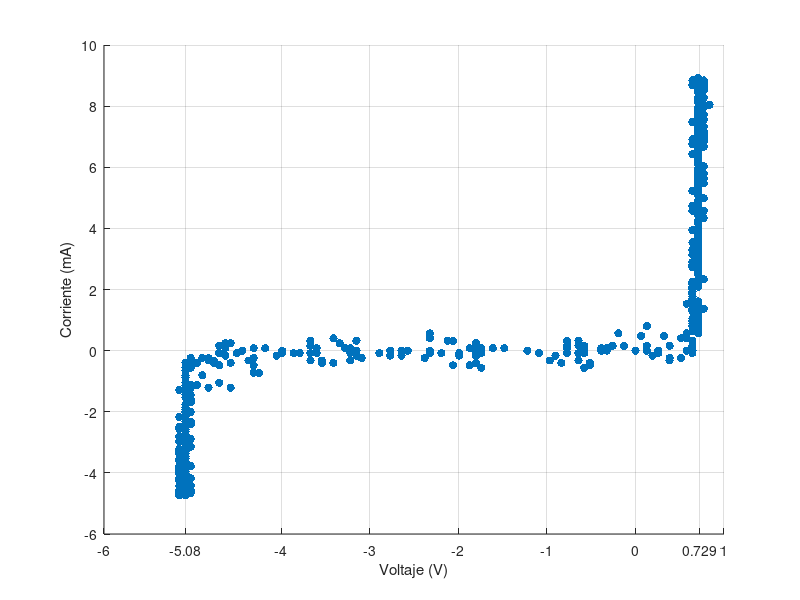

Here is the MATLAB script that generated this plot:
x=[-5.08E+00
-5.08E+00
-5.08E+00
-5.08E+00
-5.15E+00
-5.15E+00
-5.08E+00
-5.08E+00
-5.15E+00
-5.08E+00
-5.15E+00
-5.08E+00
-5.08E+00
-5.15E+00
-5.02E+00
-5.08E+00
-5.08E+00
-5.08E+00
-5.08E+00
-5.08E+00
-5.08E+00
-5.08E+00
-5.15E+00
-5.08E+00
-5.15E+00
-5.02E+00
-5.08E+00
-5.15E+00
-5.15E+00
-5.08E+00
-5.08E+00
-5.02E+00
-5.08E+00
-5.08E+00
-5.08E+00
-5.08E+00
-5.15E+00
-5.08E+00
-5.08E+00
-5.08E+00
-5.02E+00
-5.15E+00
-5.02E+00
-5.02E+00
-5.08E+00
-5.08E+00
-5.08E+00
-5.08E+00
-5.08E+00
-5.08E+00
-5.08E+00
-5.08E+00
-5.08E+00
-5.08E+00
-5.08E+00
-5.15E+00
-5.15E+00
-5.15E+00
-5.15E+00
-5.08E+00
-5.08E+00
-5.08E+00
-5.08E+00
-5.08E+00
-5.15E+00
-5.08E+00
-5.08E+00
-5.08E+00
-5.08E+00
-5.08E+00
-5.08E+00
-5.08E+00
-5.02E+00
-5.08E+00
-5.15E+00
-5.08E+00
-5.08E+00
-5.08E+00
-5.08E+00
-5.08E+00
-5.08E+00
-5.08E+00
-5.15E+00
-5.08E+00
-5.02E+00
-5.08E+00
-5.02E+00
-5.08E+00
-5.08E+00
-5.08E+00
-5.08E+00
-5.02E+00
-5.08E+00
-5.08E+00
-5.02E+00
-5.08E+00
-5.15E+00
-5.02E+00
-5.02E+00
-5.08E+00
-4.95E+00
-4.82E+00
-4.57E+00
-4.70E+00
-4.89E+00
-5.02E+00
-5.02E+00
-5.08E+00
-5.08E+00
-5.02E+00
-4.89E+00
-4.76E+00
-4.70E+00
-4.31E+00
-4.25E+00
-4.31E+00
-4.31E+00
-4.37E+00
-4.31E+00
-4.50E+00
-4.44E+00
-4.44E+00
-4.18E+00
-3.99E+00
-3.99E+00
-3.79E+00
-3.86E+00
-3.67E+00
-3.54E+00
-3.41E+00
-3.22E+00
-3.09E+00
-3.15E+00
-3.22E+00
-3.22E+00
-3.34E+00
-3.41E+00
-3.15E+00
-3.15E+00
-2.77E+00
-2.38E+00
-2.06E+00
-1.87E+00
-1.74E+00
-1.80E+00
-1.99E+00
-2.12E+00
-2.32E+00
-2.32E+00
-2.06E+00
-1.80E+00
-1.74E+00
-1.22E+00
-9.65E-01
-8.36E-01
-6.43E-01
-9.01E-01
-6.43E-01
-7.72E-01
-5.79E-01
-6.43E-01
-5.79E-01
-3.86E-01
-3.22E-01
-3.86E-01
-3.22E-01
-2.57E-01
-1.29E-01
1.29E-01
2.57E-01
5.79E-01
5.15E-01
6.43E-01
6.43E-01
6.43E-01
6.43E-01
6.43E-01
5.79E-01
7.08E-01
6.43E-01
6.43E-01
7.08E-01
7.08E-01
6.43E-01
7.08E-01
7.08E-01
6.43E-01
7.08E-01
6.43E-01
7.72E-01
6.43E-01
5.79E-01
7.08E-01
6.43E-01
6.43E-01
6.43E-01
7.08E-01
6.43E-01
6.43E-01
7.08E-01
7.72E-01
7.08E-01
7.08E-01
7.08E-01
7.08E-01
6.43E-01
7.08E-01
7.08E-01
7.08E-01
7.08E-01
7.08E-01
7.08E-01
7.08E-01
6.43E-01
7.08E-01
7.08E-01
7.08E-01
7.08E-01
6.43E-01
7.08E-01
7.08E-01
7.08E-01
7.08E-01
7.72E-01
7.08E-01
7.08E-01
7.08E-01
7.08E-01
7.08E-01
7.08E-01
7.08E-01
7.08E-01
7.08E-01
7.72E-01
7.08E-01
7.08E-01
7.08E-01
7.08E-01
7.72E-01
7.08E-01
7.72E-01
7.08E-01
7.72E-01
7.08E-01
7.08E-01
7.08E-01
7.72E-01
7.08E-01
7.08E-01
7.08E-01
6.43E-01
6.43E-01
7.08E-01
7.08E-01
7.08E-01
7.72E-01
7.08E-01
7.72E-01
7.08E-01
7.72E-01
6.43E-01
7.72E-01
7.08E-01
7.08E-01
7.72E-01
7.08E-01
7.08E-01
7.08E-01
7.08E-01
7.08E-01
7.08E-01
6.43E-01
7.08E-01
7.08E-01
7.72E-01
7.08E-01
7.08E-01
7.72E-01
7.08E-01
7.08E-01
7.08E-01
7.08E-01
8.36E-01
7.72E-01
7.72E-01
7.08E-01
7.08E-01
7.08E-01
7.08E-01
7.08E-01
7.08E-01
7.08E-01
7.72E-01
7.08E-01
7.08E-01
7.08E-01
7.08E-01
7.08E-01
7.08E-01
7.08E-01
7.08E-01
7.08E-01
7.72E-01
7.08E-01
7.72E-01
7.72E-01
7.08E-01
7.08E-01
7.08E-01
7.08E-01
7.72E-01
7.08E-01
7.08E-01
7.08E-01
7.08E-01
7.08E-01
7.08E-01
7.08E-01
6.43E-01
7.08E-01
7.08E-01
7.08E-01
7.08E-01
7.08E-01
7.08E-01
7.08E-01
7.08E-01
7.72E-01
7.08E-01
7.08E-01
7.72E-01
7.08E-01
7.08E-01
7.08E-01
7.08E-01
7.08E-01
6.43E-01
7.08E-01
7.08E-01
7.08E-01
7.08E-01
7.08E-01
7.08E-01
7.72E-01
7.08E-01
7.08E-01
7.08E-01
7.08E-01
7.08E-01
7.08E-01
6.43E-01
7.72E-01
7.08E-01
7.08E-01
7.08E-01
7.08E-01
7.72E-01
7.08E-01
7.08E-01
7.08E-01
7.08E-01
7.08E-01
7.08E-01
7.72E-01
7.72E-01
7.08E-01
7.08E-01
7.08E-01
7.08E-01
7.08E-01
7.72E-01
7.08E-01
7.08E-01
7.08E-01
7.08E-01
7.72E-01
7.72E-01
7.08E-01
7.08E-01
7.08E-01
7.08E-01
7.08E-01
7.08E-01
7.08E-01
7.08E-01
7.72E-01
7.08E-01
7.08E-01
7.08E-01
7.08E-01
7.08E-01
7.08E-01
7.72E-01
7.72E-01
7.08E-01
7.08E-01
6.43E-01
7.08E-01
7.08E-01
7.08E-01
7.08E-01
7.08E-01
7.08E-01
7.08E-01
7.08E-01
7.08E-01
7.08E-01
7.08E-01
7.08E-01
7.08E-01
7.08E-01
7.08E-01
7.08E-01
7.72E-01
7.08E-01
7.08E-01
7.08E-01
7.08E-01
7.08E-01
6.43E-01
7.08E-01
7.08E-01
7.08E-01
7.08E-01
7.08E-01
7.08E-01
6.43E-01
7.72E-01
6.43E-01
7.08E-01
7.08E-01
7.08E-01
7.08E-01
7.08E-01
7.08E-01
7.08E-01
6.43E-01
7.08E-01
7.08E-01
7.08E-01
7.08E-01
7.08E-01
7.08E-01
6.43E-01
7.08E-01
6.43E-01
7.08E-01
7.08E-01
7.08E-01
6.43E-01
7.08E-01
6.43E-01
7.08E-01
7.08E-01
7.08E-01
7.08E-01
6.43E-01
6.43E-01
6.43E-01
6.43E-01
6.43E-01
6.43E-01
6.43E-01
6.43E-01
6.43E-01
7.08E-01
6.43E-01
7.08E-01
6.43E-01
6.43E-01
6.43E-01
6.43E-01
7.08E-01
6.43E-01
6.43E-01
5.79E-01
5.15E-01
5.79E-01
3.22E-01
1.29E-01
-1.93E-01
6.43E-02
1.29E-01
3.86E-01
2.57E-01
3.86E-01
3.86E-01
1.93E-01
0.00E+00
-5.79E-01
-6.43E-01
-6.43E-01
-7.72E-01
-7.72E-01
-7.72E-01
-5.79E-01
-5.15E-01
-5.15E-01
-5.79E-01
-1.09E+00
-1.22E+00
-1.48E+00
-1.61E+00
-1.80E+00
-1.87E+00
-1.74E+00
-1.80E+00
-1.80E+00
-1.99E+00
-2.19E+00
-2.32E+00
-2.32E+00
-2.32E+00
-2.57E+00
-2.64E+00
-2.64E+00
-2.64E+00
-2.77E+00
-2.89E+00
-3.28E+00
-3.34E+00
-3.67E+00
-3.67E+00
-3.60E+00
-3.60E+00
-3.54E+00
-3.41E+00
-3.54E+00
-3.67E+00
-3.67E+00
-4.05E+00
-4.31E+00
-4.57E+00
-4.63E+00
-4.63E+00
-4.70E+00
-4.63E+00
-4.70E+00
-4.63E+00
-4.57E+00
-4.76E+00
-4.82E+00
-4.82E+00
-4.95E+00
-5.02E+00
-5.02E+00
-5.08E+00
-5.02E+00
-5.02E+00
-5.08E+00
-5.08E+00
-5.08E+00
-5.08E+00
-5.08E+00
-5.08E+00
-5.08E+00
-5.08E+00
-5.08E+00
-5.08E+00
-5.08E+00
-5.08E+00
-5.02E+00
-5.08E+00
-5.02E+00
-5.08E+00
-5.08E+00
-5.08E+00
-5.08E+00
-5.08E+00
-5.08E+00
-5.08E+00
-5.08E+00
-5.02E+00
-5.08E+00
-5.08E+00
-5.02E+00
-5.15E+00
-5.15E+00
-5.08E+00
-5.08E+00
-5.08E+00
-5.08E+00
-5.08E+00
-5.08E+00
-5.08E+00
-5.15E+00
-5.15E+00
-5.02E+00
-5.08E+00
-5.08E+00
-5.08E+00
-5.15E+00
-5.15E+00
-5.08E+00
-5.15E+00
-5.08E+00
-5.08E+00
-5.08E+00
-5.08E+00
-5.08E+00
-5.08E+00
-5.15E+00
-5.02E+00
-5.08E+00
-5.08E+00
-5.15E+00
-5.08E+00
-5.15E+00
-5.15E+00
-5.15E+00
-5.08E+00
-5.08E+00
-5.08E+00
-5.15E+00
-5.08E+00
-5.08E+00
-5.15E+00
-5.08E+00
-5.08E+00
-5.08E+00
-5.08E+00
-5.08E+00
-5.08E+00
-5.08E+00
-5.08E+00
-5.08E+00
-5.08E+00
-5.08E+00
-5.15E+00
-5.08E+00
-5.08E+00
-5.08E+00
-5.08E+00
-5.08E+00
-5.08E+00
-5.08E+00
-5.08E+00
-5.08E+00
-5.08E+00
-5.08E+00];
y=[-4.66E+00
-4.74E+00
-4.74E+00
-4.74E+00
-4.74E+00
-4.66E+00
-4.66E+00
-4.66E+00
-4.74E+00
-4.66E+00
-4.66E+00
-4.74E+00
-4.74E+00
-4.74E+00
-4.66E+00
-4.66E+00
-4.66E+00
-4.74E+00
-4.66E+00
-4.66E+00
-4.66E+00
-4.66E+00
-4.58E+00
-4.58E+00
-4.58E+00
-4.58E+00
-4.42E+00
-4.42E+00
-4.58E+00
-4.50E+00
-4.50E+00
-4.42E+00
-4.50E+00
-4.42E+00
-4.34E+00
-4.34E+00
-4.26E+00
-4.26E+00
-4.26E+00
-4.18E+00
-4.18E+00
-4.18E+00
-4.18E+00
-4.18E+00
-4.10E+00
-4.10E+00
-4.02E+00
-4.02E+00
-3.94E+00
-3.86E+00
-3.94E+00
-3.86E+00
-3.78E+00
-3.78E+00
-3.70E+00
-3.62E+00
-3.62E+00
-3.54E+00
-3.54E+00
-3.54E+00
-3.46E+00
-3.46E+00
-3.38E+00
-3.30E+00
-3.30E+00
-3.22E+00
-3.14E+00
-2.97E+00
-2.97E+00
-2.97E+00
-2.97E+00
-2.97E+00
-2.89E+00
-2.81E+00
-2.81E+00
-2.65E+00
-2.57E+00
-2.49E+00
-2.49E+00
-2.49E+00
-2.33E+00
-2.33E+00
-2.17E+00
-2.17E+00
-2.01E+00
-2.01E+00
-2.01E+00
-1.93E+00
-1.77E+00
-1.77E+00
-1.77E+00
-1.61E+00
-1.53E+00
-1.45E+00
-1.45E+00
-1.29E+00
-1.29E+00
-1.21E+00
-1.13E+00
-1.05E+00
-1.13E+00
-1.21E+00
-1.21E+00
-1.05E+00
-8.04E-01
-5.63E-01
-4.82E-01
-4.02E-01
-4.02E-01
-2.41E-01
-2.41E-01
-4.02E-01
-4.82E-01
-7.24E-01
-7.24E-01
-4.82E-01
-4.82E-01
-3.22E-01
-2.41E-01
-8.04E-02
0.00E+00
0.00E+00
8.04E-02
-8.04E-02
0.00E+00
-8.04E-02
-8.04E-02
-8.04E-02
-4.02E-01
-4.02E-01
-3.22E-01
-2.41E-01
-1.61E-01
-8.04E-02
8.04E-02
2.41E-01
4.02E-01
3.22E-01
0.00E+00
0.00E+00
-2.41E-01
-4.82E-01
-4.82E-01
-5.63E-01
-4.02E-01
-8.04E-02
3.22E-01
4.02E-01
5.63E-01
3.22E-01
2.41E-01
8.04E-02
0.00E+00
-3.22E-01
-4.02E-01
-3.22E-01
-1.61E-01
-8.04E-02
-8.04E-02
-8.04E-02
-8.04E-02
8.04E-02
8.04E-02
8.04E-02
0.00E+00
0.00E+00
1.61E-01
1.61E-01
0.00E+00
-8.04E-02
0.00E+00
-2.41E-01
-8.04E-02
-8.04E-02
0.00E+00
1.61E-01
3.22E-01
4.02E-01
5.63E-01
6.43E-01
6.43E-01
8.04E-01
7.24E-01
8.04E-01
8.84E-01
9.65E-01
1.05E+00
1.13E+00
1.29E+00
1.37E+00
1.53E+00
1.53E+00
1.61E+00
1.69E+00
1.93E+00
2.01E+00
2.09E+00
2.09E+00
2.25E+00
2.17E+00
2.33E+00
2.49E+00
2.57E+00
2.57E+00
2.73E+00
2.89E+00
2.89E+00
3.06E+00
3.14E+00
3.22E+00
3.30E+00
3.38E+00
3.38E+00
3.54E+00
3.54E+00
3.62E+00
3.86E+00
3.78E+00
3.94E+00
4.02E+00
4.18E+00
4.26E+00
4.42E+00
4.34E+00
4.42E+00
4.58E+00
4.66E+00
4.66E+00
4.74E+00
4.74E+00
4.82E+00
4.90E+00
5.07E+00
4.98E+00
5.23E+00
5.23E+00
5.39E+00
5.47E+00
5.47E+00
5.63E+00
5.63E+00
5.63E+00
5.79E+00
5.79E+00
5.87E+00
5.95E+00
6.03E+00
6.19E+00
6.19E+00
6.19E+00
6.43E+00
6.43E+00
6.35E+00
6.51E+00
6.59E+00
6.67E+00
6.59E+00
6.67E+00
6.75E+00
6.83E+00
6.91E+00
6.91E+00
7.08E+00
7.16E+00
7.16E+00
7.24E+00
7.32E+00
7.32E+00
7.32E+00
7.32E+00
7.40E+00
7.48E+00
7.56E+00
7.56E+00
7.56E+00
7.64E+00
7.72E+00
7.72E+00
7.80E+00
7.88E+00
7.96E+00
7.96E+00
8.04E+00
8.04E+00
7.96E+00
8.12E+00
8.12E+00
8.12E+00
8.12E+00
8.12E+00
8.20E+00
8.20E+00
8.28E+00
8.44E+00
8.44E+00
8.44E+00
8.52E+00
8.44E+00
8.52E+00
8.52E+00
8.44E+00
8.60E+00
8.52E+00
8.52E+00
8.60E+00
8.60E+00
8.68E+00
8.76E+00
8.76E+00
8.76E+00
8.76E+00
8.84E+00
8.68E+00
8.68E+00
8.76E+00
8.76E+00
8.76E+00
8.76E+00
8.68E+00
8.76E+00
8.84E+00
8.84E+00
8.92E+00
8.92E+00
8.92E+00
8.84E+00
8.92E+00
8.76E+00
8.84E+00
8.84E+00
8.84E+00
8.84E+00
8.84E+00
8.76E+00
8.92E+00
8.84E+00
8.84E+00
8.92E+00
8.84E+00
8.76E+00
8.68E+00
8.76E+00
8.76E+00
8.68E+00
8.60E+00
8.60E+00
8.68E+00
8.68E+00
8.60E+00
8.60E+00
8.68E+00
8.68E+00
8.52E+00
8.60E+00
8.52E+00
8.44E+00
8.52E+00
8.44E+00
8.44E+00
8.44E+00
8.44E+00
8.28E+00
8.28E+00
8.28E+00
8.28E+00
8.12E+00
8.12E+00
8.12E+00
8.12E+00
8.12E+00
8.04E+00
7.96E+00
7.96E+00
7.88E+00
7.80E+00
7.72E+00
7.72E+00
7.80E+00
7.72E+00
7.64E+00
7.64E+00
7.64E+00
7.56E+00
7.56E+00
7.48E+00
7.32E+00
7.24E+00
7.24E+00
7.24E+00
7.16E+00
7.08E+00
7.08E+00
7.08E+00
6.99E+00
6.99E+00
6.83E+00
6.75E+00
6.67E+00
6.67E+00
6.59E+00
6.51E+00
6.51E+00
6.43E+00
6.27E+00
6.27E+00
6.19E+00
6.11E+00
6.19E+00
5.95E+00
5.95E+00
5.95E+00
5.95E+00
5.71E+00
5.63E+00
5.55E+00
5.47E+00
5.39E+00
5.31E+00
5.23E+00
5.23E+00
5.15E+00
5.15E+00
5.07E+00
5.07E+00
4.90E+00
4.74E+00
4.74E+00
4.58E+00
4.58E+00
4.50E+00
4.42E+00
4.26E+00
4.18E+00
4.18E+00
4.02E+00
4.02E+00
3.94E+00
3.86E+00
3.70E+00
3.70E+00
3.54E+00
3.54E+00
3.46E+00
3.30E+00
3.30E+00
3.14E+00
3.06E+00
2.97E+00
2.89E+00
2.81E+00
2.73E+00
2.73E+00
2.57E+00
2.49E+00
2.33E+00
2.33E+00
2.17E+00
2.17E+00
1.93E+00
1.93E+00
1.77E+00
1.85E+00
1.61E+00
1.61E+00
1.45E+00
1.45E+00
1.37E+00
1.29E+00
9.65E-01
9.65E-01
8.84E-01
8.04E-01
8.04E-01
6.43E-01
6.43E-01
5.63E-01
4.02E-01
4.02E-01
4.82E-01
8.04E-01
5.63E-01
4.82E-01
1.61E-01
1.61E-01
0.00E+00
-2.41E-01
-3.22E-01
-1.61E-01
0.00E+00
1.61E-01
3.22E-01
1.61E-01
3.22E-01
8.04E-02
1.61E-01
-8.04E-02
-4.02E-01
-4.82E-01
-5.63E-01
-8.04E-02
0.00E+00
8.04E-02
8.04E-02
1.61E-01
8.04E-02
-8.04E-02
-1.61E-01
-8.04E-02
-1.61E-01
-8.04E-02
0.00E+00
-8.04E-02
-8.04E-02
0.00E+00
0.00E+00
-8.04E-02
-1.61E-01
-1.61E-01
-8.04E-02
8.04E-02
2.41E-01
1.61E-01
3.22E-01
8.04E-02
-8.04E-02
-3.22E-01
-4.02E-01
-3.22E-01
-3.22E-01
-3.22E-01
-1.61E-01
8.04E-02
2.41E-01
2.41E-01
8.04E-02
1.61E-01
1.61E-01
-8.04E-02
-1.61E-01
-4.02E-01
-3.22E-01
-3.22E-01
-2.41E-01
-4.02E-01
-3.22E-01
-3.22E-01
-4.02E-01
-4.82E-01
-5.63E-01
-5.63E-01
-6.43E-01
-8.04E-01
-8.04E-01
-8.84E-01
-1.05E+00
-1.21E+00
-1.13E+00
-1.29E+00
-1.37E+00
-1.45E+00
-1.53E+00
-1.45E+00
-1.53E+00
-1.69E+00
-1.77E+00
-1.77E+00
-1.85E+00
-1.93E+00
-2.09E+00
-2.09E+00
-2.17E+00
-2.25E+00
-2.33E+00
-2.25E+00
-2.33E+00
-2.41E+00
-2.49E+00
-2.57E+00
-2.49E+00
-2.65E+00
-2.73E+00
-2.81E+00
-2.89E+00
-2.97E+00
-2.97E+00
-2.97E+00
-3.22E+00
-3.14E+00
-3.22E+00
-3.14E+00
-3.30E+00
-3.30E+00
-3.30E+00
-3.38E+00
-3.38E+00
-3.38E+00
-3.54E+00
-3.62E+00
-3.70E+00
-3.78E+00
-3.78E+00
-3.78E+00
-3.78E+00
-3.86E+00
-3.86E+00
-3.86E+00
-3.86E+00
-3.94E+00
-3.94E+00
-4.02E+00
-4.10E+00
-4.10E+00
-4.18E+00
-4.26E+00
-4.26E+00
-4.26E+00
-4.26E+00
-4.34E+00
-4.34E+00
-4.34E+00
-4.34E+00
-4.34E+00
-4.34E+00
-4.42E+00
-4.50E+00
-4.50E+00
-4.50E+00
-4.58E+00
-4.58E+00
-4.58E+00
-4.58E+00
-4.66E+00
-4.58E+00
-4.58E+00
-4.58E+00
-4.58E+00
-4.58E+00
-4.66E+00
-4.66E+00
-4.58E+00];
scatter(x,y,'filled')
xlabel('Voltaje (V)') 
ylabel('Corriente (mA)')

xticks([-6 -5.08  -4 -3 -2 -1 0 0.729 1])
yticks([-6 -4 -2 0 2 4 6 8 10])
grid on